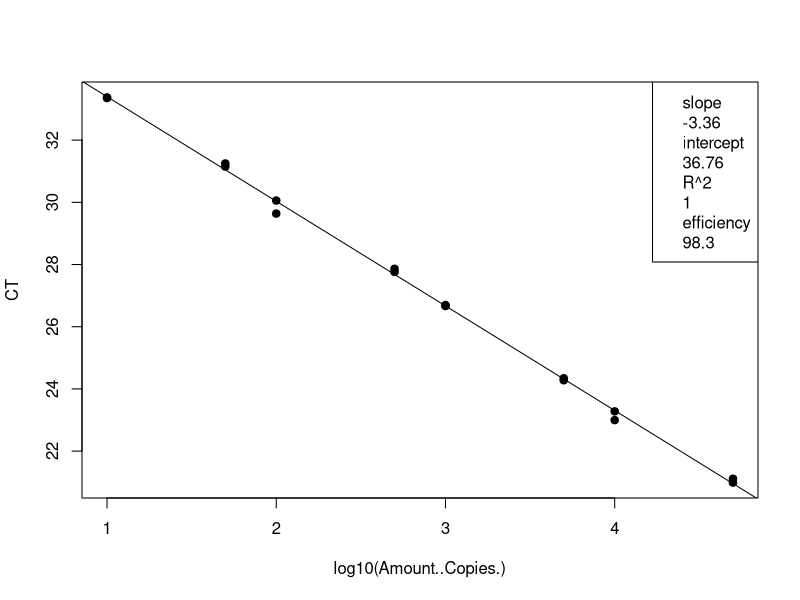
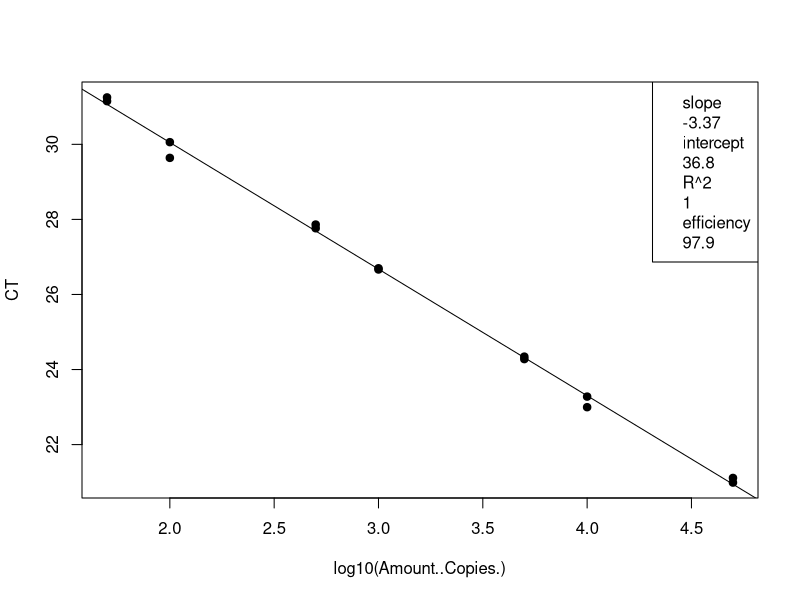
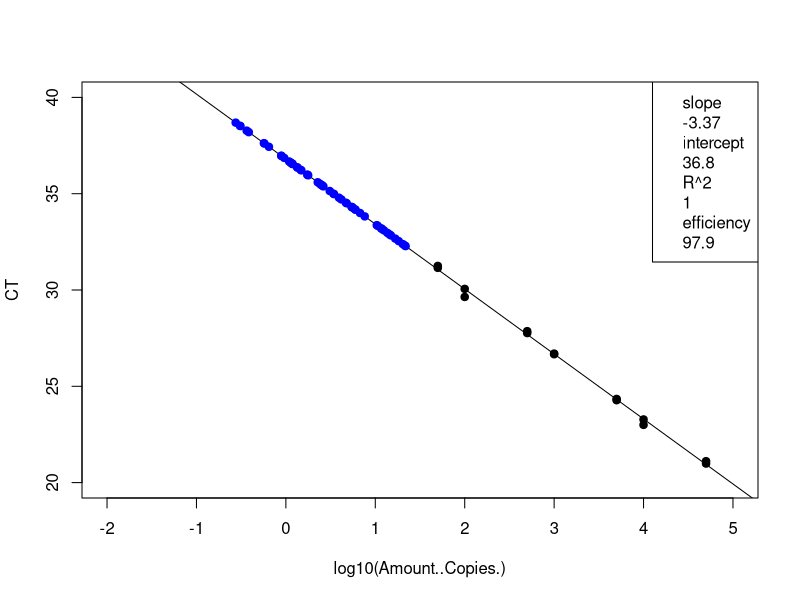
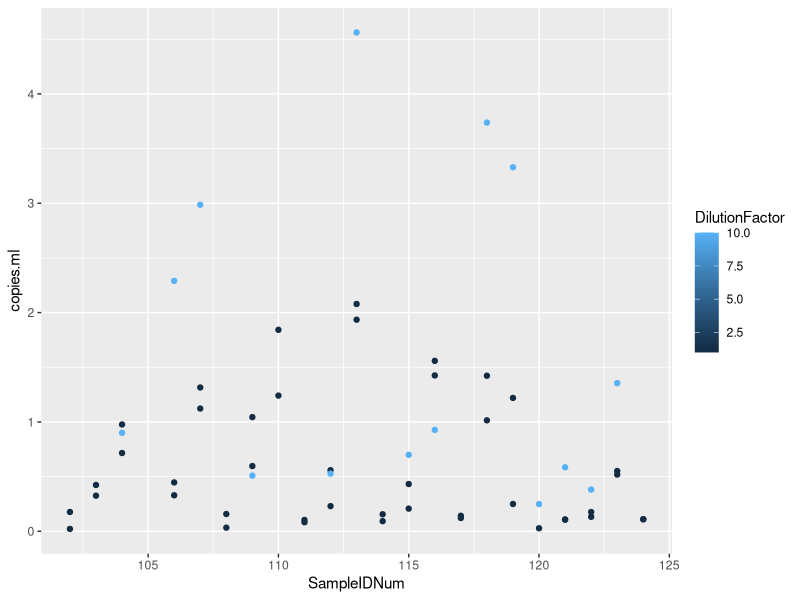

Here is the R script that generated these plots, in order:
## ---- chunk 1
knitr::opts_chunk$set(echo = TRUE)

## ---- chunk 2
# load the data (note data file must be in this repository)
data <- read.csv("Plate5_E.coli_qPCRConversion.csv")
View(data)

# clean up the data file (there is some stuff at the bottom and extra blank rows)
#data <- data[-68:-70,] # This removes rows 92-95
View(data)

# assign to the correct data class #warning message about NAs is OK
class(data$CT) # check the data class type
data$CT <- as.numeric(as.character(data$CT)) # change to numeric
data$Amount..Copies. <- as.numeric(as.character(data$Amount..Copies.)) # change to numeric
## ---- chunk 3
# linear regression of standard curve
standards = data[1:16,]
standardCurve <- lm(CT ~ log10(Amount..Copies.), data = standards)
  
standardCurvePlot <- plot(CT ~ log10(Amount..Copies.), data = standards, pch=19) 
abline(coef(standardCurve)) 
legend("topright", legend=c(paste= "slope", round(standardCurve$coefficients[2], 2), 
                            paste= "intercept", round(standardCurve$coefficients[1], 2), 
                            paste= "R^2", round(summary(standardCurve)$r.squared, 2),
                            paste = "efficiency", round((10^(-1/standardCurve$coefficients[2])-1)*100, 1)))
## ---- chunk 4
# remove standards that sucked and redo analysis NOT NEEDED 21 Jan 2020
standards <- standards[-15:-16,] # uncomment this line and change which rows to remove
standardCurve <- lm(CT ~ log10(Amount..Copies.), data = standards)

standardCurvePlot <- plot(CT ~ log10(Amount..Copies.), data = standards, pch=19)
abline(coef(standardCurve))
col = "blue"
legend("topright", legend=c(paste= "slope", round(standardCurve$coefficients[2], 2),
                            paste= "intercept", round(standardCurve$coefficients[1], 2),
                            paste= "R^2", round(summary(standardCurve)$r.squared, 2),
                            paste = "efficiency", round((10^(-1/standardCurve$coefficients[2])-1)*100, 1)))
## ---- chunk 5
# data set of unknowns including info on standard curve
#unknowns = subset(data, Name == "UNKNOWN")
unknowns = data[17:85,]
#unknowns <- unknowns[-1:-3,] # uncomment this line and change which rows to remove if these samples were outside of the standard curve

# add new columns to the data table
unknowns$plate_num = 1 #change to the actual plate number
unknowns$standard_slope = standardCurve$coefficients[2]
unknowns$standard_intercept = standardCurve$coefficients[1]
unknowns$R2 = summary(standardCurve)$r.squared
unknowns$efficiency =  (10^(-1/standardCurve$coefficients[2])-1)*100
  
# add a new column that interpolates copies/well from Ct for the unknowns
unknowns$log.copies.well = ((unknowns$CT - standardCurve$coefficients[1])/standardCurve$coefficients[2])
unknowns$copies.well = 10^unknowns$log.copies.well

# copies/ul extract accounting for dilution factor
vol.well = 3 #qPCR template volume in ul
unknowns$vol.well = vol.well
unknowns$copies.ul = ((unknowns$copies.well/vol.well)*unknowns$DilutionFactor)

# copies/extraction
vol.elution = 110 #DNA extraction elution volume in ul
unknowns$vol.elution = vol.elution
unknowns$copies.extraction = (unknowns$copies.ul*vol.elution)

# copies/ml #Volume is volume of sample filtered in mL
unknowns$copies.ml = (unknowns$copies.extraction/unknowns$Volume)


## ---- chunk 6
standards <- standards[-15:-16,] # uncomment this line and change which rows to remove
standardCurve <- lm(CT ~ log10(Amount..Copies.), data = standards)

standardCurvePlot <- plot(CT ~ log10(Amount..Copies.), data = standards, pch=19, ylim=c(20,40), xlim=c(-2,5))
abline(coef(standardCurve))
col = "blue"
legend("topright", legend=c(paste= "slope", round(standardCurve$coefficients[2], 2),
                            paste= "intercept", round(standardCurve$coefficients[1], 2),
                            paste= "R^2", round(summary(standardCurve)$r.squared, 2),
                            paste = "efficiency", round((10^(-1/standardCurve$coefficients[2])-1)*100, 1)))

unknowns = unknowns[1:69,]
standardCurve <- lm(CT ~ log10(copies.well), data = unknowns)

standardCurvePlot <- points(CT ~ log10(copies.well), data = unknowns, pch=19, col = "blue")


#abline(coef(standardCurve))
#legend("topright", legend=c(paste= "slope", round(standardCurve$coefficients[2], 2),
                            #paste= "intercept", round(standardCurve$coefficients[1], 2),
                            #paste= "R^2", round(summary(standardCurve)$r.squared, 2),
                            #paste = "efficiency", round((10^(-1/standardCurve$coefficients[2])-1)*100, 1)))
## ---- chunk 7
# make a plot that compares the diluted to undiluted replicates for each sample including dilution factor
library("ggplot2")
unknowns$SampleIDNum <- as.numeric(as.character(unknowns$SampleIDNum)) # change to numeric
replicates = unknowns[1:69,]
#replicates <- replicates[-18,] # This removes rows (B11)
#replicates <- replicates[-32,] # This removes rows (D8)
#replicates <- replicates[-55,] # This removes rows (G5)
qplot(SampleIDNum,copies.ml, data=replicates, col=DilutionFactor)
## ---- chunk 8
# write csv file
write.csv(unknowns, file = "Plate5_E.coli_ConvertedData.csv", row.names=FALSE, na="")

# average the replicates (if not strongly inhibited) and make a new file
library(dplyr)
data.average = unknowns %>% group_by(SampleIDNum) %>% summarise(copies.ml = mean(copies.ml, na.rm = T))
write.csv(data.average, file = "Plate5_E.coli_Averaged.csv", row.names=FALSE, na="")
